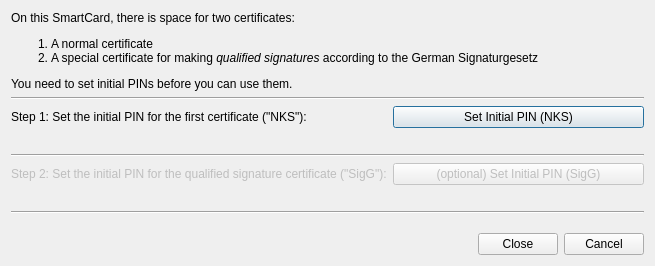
<ui version="4.0" >
 <class>SetInitialPinDialog</class>
 <widget class="QDialog" name="SetInitialPinDialog" >
  <layout class="QGridLayout" name="gridLayout" >
   <item row="0" column="0" colspan="3" >
    <widget class="QLabel" name="mainLB" >
     <property name="text" >
      <string>&lt;p>On this SmartCard, there is space for two certificates:
&lt;ol>
&lt;li>A normal certificate&lt;/li>
&lt;li>A special certificate for making &lt;em>qualified signatures&lt;/em> according to the German Signaturgesetz&lt;/li>
&lt;/ol>
You need to set initial PINs before you can use them.&lt;/p></string>
     </property>
    </widget>
   </item>
   <item row="1" column="0" colspan="3" >
    <widget class="Line" name="line_3" >
     <property name="orientation" >
      <enum>Qt::Horizontal</enum>
     </property>
    </widget>
   </item>
   <item row="2" column="0" colspan="2" >
    <widget class="QLabel" name="nksLB" >
     <property name="text" >
      <string>Step 1: Set the initial PIN for the first certificate ("NKS"):</string>
     </property>
    </widget>
   </item>
   <item row="2" column="2" >
    <widget class="QPushButton" name="nksPB" >
     <property name="text" >
      <string>Set Initial PIN (NKS)</string>
     </property>
    </widget>
   </item>
   <item row="3" column="0" >
    <widget class="QLabel" name="nksResultIcon" >
     <property name="sizePolicy" >
      <sizepolicy vsizetype="Fixed" hsizetype="Fixed" >
       <horstretch>0</horstretch>
       <verstretch>0</verstretch>
      </sizepolicy>
     </property>
     <property name="alignment" >
      <set>Qt::AlignLeading|Qt::AlignLeft|Qt::AlignTop</set>
     </property>
    </widget>
   </item>
   <item row="3" column="1" colspan="2" >
    <widget class="QLabel" name="nksStatusLB" >
     <property name="text" >
      <string/>
     </property>
    </widget>
   </item>
   <item row="4" column="0" colspan="3" >
    <widget class="Line" name="line" >
     <property name="orientation" >
      <enum>Qt::Horizontal</enum>
     </property>
    </widget>
   </item>
   <item row="5" column="0" colspan="2" >
    <widget class="QLabel" name="sigGLB" >
     <property name="enabled" >
      <bool>false</bool>
     </property>
     <property name="text" >
      <string>Step 2: Set the initial PIN for the qualified signature certificate ("SigG"):</string>
     </property>
    </widget>
   </item>
   <item row="5" column="2" >
    <widget class="QPushButton" name="sigGPB" >
     <property name="enabled" >
      <bool>false</bool>
     </property>
     <property name="text" >
      <string>(optional) Set Initial PIN (SigG)</string>
     </property>
    </widget>
   </item>
   <item row="6" column="0" >
    <widget class="QLabel" name="sigGResultIcon" >
     <property name="sizePolicy" >
      <sizepolicy vsizetype="Fixed" hsizetype="Fixed" >
       <horstretch>0</horstretch>
       <verstretch>0</verstretch>
      </sizepolicy>
     </property>
     <property name="alignment" >
      <set>Qt::AlignLeading|Qt::AlignLeft|Qt::AlignTop</set>
     </property>
    </widget>
   </item>
   <item row="6" column="1" colspan="2" >
    <widget class="QLabel" name="sigGStatusLB" >
     <property name="text" >
      <string/>
     </property>
    </widget>
   </item>
   <item row="7" column="0" colspan="3" >
    <widget class="Line" name="line_2" >
     <property name="orientation" >
      <enum>Qt::Horizontal</enum>
     </property>
    </widget>
   </item>
   <item row="8" column="0" >
    <spacer name="spacer" >
     <property name="orientation" >
      <enum>Qt::Vertical</enum>
     </property>
     <property name="sizeHint" stdset="0" >
      <size>
       <width>13</width>
       <height>13</height>
      </size>
     </property>
    </spacer>
   </item>
   <item row="9" column="0" colspan="3" >
    <widget class="QDialogButtonBox" name="dialogButtonBox" >
     <property name="orientation" >
      <enum>Qt::Horizontal</enum>
     </property>
     <property name="standardButtons" >
      <set>QDialogButtonBox::Cancel|QDialogButtonBox::Close</set>
     </property>
    </widget>
   </item>
  </layout>
 </widget>
 <resources/>
 <connections>
  <connection>
   <sender>dialogButtonBox</sender>
   <signal>rejected()</signal>
   <receiver>SetInitialPinDialog</receiver>
   <slot>reject()</slot>
   <hints>
    <hint type="sourcelabel" >
     <x>334</x>
     <y>373</y>
    </hint>
    <hint type="destinationlabel" >
     <x>879</x>
     <y>280</y>
    </hint>
   </hints>
  </connection>
  <connection>
   <sender>nksPB</sender>
   <signal>clicked()</signal>
   <receiver>SetInitialPinDialog</receiver>
   <slot>slotNksButtonClicked()</slot>
   <hints>
    <hint type="sourcelabel" >
     <x>845</x>
     <y>162</y>
    </hint>
    <hint type="destinationlabel" >
     <x>877</x>
     <y>166</y>
    </hint>
   </hints>
  </connection>
  <connection>
   <sender>sigGPB</sender>
   <signal>clicked()</signal>
   <receiver>SetInitialPinDialog</receiver>
   <slot>slotSigGButtonClicked()</slot>
   <hints>
    <hint type="sourcelabel" >
     <x>1070</x>
     <y>266</y>
    </hint>
    <hint type="destinationlabel" >
     <x>879</x>
     <y>216</y>
    </hint>
   </hints>
  </connection>
 </connections>
 <slots>
  <slot>slotNksButtonClicked()</slot>
  <slot>slotSigGButtonClicked()</slot>
 </slots>
</ui>
